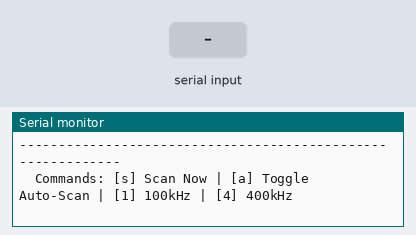
Bench run of a sketch on a simulated Arduino Uno, built with avr-gcc and run on an emulated ATmega328P. Parts: the last lines printed to the serial monitor. Inputs (shaded band) come from the test bench.

Above: at 1.2 s.
1.3 s: "a\n" received over Serial
At 1.6 s:
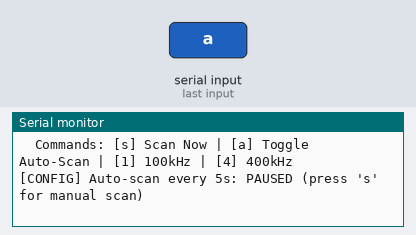
2.8 s: byte 97 ('a') received over Serial
At 4.0 s:
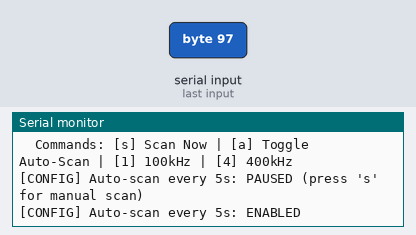
4.3 s: byte 49 ('1') received over Serial
5.8 s: byte 52 ('4') received over Serial
At 6.2 s:
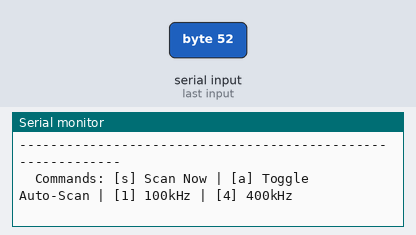
7.3 s: "s\n" received over Serial
Timing chart, 0 to 9.8 s (numbered marks = the images above; inputs shaded):
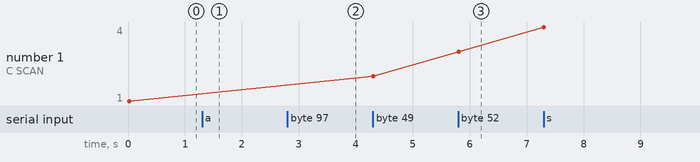

Measured:
- after the input at 1.3 s, the serial monitor: prints a new line at once (image 1)
- after the input at 2.8 s, the serial monitor: prints a new line at once (image 2)
- after the input at 5.8 s, the serial monitor: prints a new line at once (image 3)

The sketch:

i2c_scanner.ino
```cpp
/**
 * @file i2c_scanner.ino
 * @brief CAN-7USAT | Teensy 4.1 I2C Bus Scanner & Sensor Checklist
 *
 * Scans Wire (SDA = Pin 18, SCL = Pin 19) for all 7-bit I2C addresses
 * (0x01 to 0x7E), identifies known CAN-7USAT sensors, and prints a
 * diagnostic checklist of detected vs. missing hardware.
 *
 * Serial Monitor (115200 baud) Commands:
 *   's' or Enter -> Run an immediate I2C scan
 *   'a'          -> Toggle auto-scan every 5 seconds (ON by default)
 *   '1'          -> Set I2C clock to 100 kHz (Standard Mode)
 *   '4'          -> Set I2C clock to 400 kHz (Fast Mode)
 */

#include <Arduino.h>
#include <Wire.h>

static bool autoScan = true;
static uint32_t lastScanMs = 0;
static uint32_t currentClockHz = 100000;
static uint32_t scanCount = 0;

// Helper to identify known CAN-7USAT I2C addresses
const char* identifyDevice(uint8_t address) {
    switch (address) {
        case 0x28: return "Adafruit BNO055 9-DOF IMU (Primary ADR=LOW)";
        case 0x29: return "Adafruit BNO055 9-DOF IMU (Alt ADR=HIGH)";
        case 0x42: return "u-blox NEO-M9N GNSS (DDC/I2C UBX)";
        case 0x62: return "Sensirion SCD40 / SCD41 CO2 Sensor";
        case 0x76: return "MS5611 Barometer (CSB=HIGH)";
        case 0x77: return "MS5611 Barometer (CSB=LOW)";
        case 0x68: return "MPU6050 / DS3231 RTC / ICM-20948";
        case 0x75: return "BMP280 / BME280 (Alt)";
        default:   return "Unknown I2C Device";
    }
}

void runI2CScan() {
    scanCount++;
    int foundCount = 0;

    bool foundMS5611 = false;
    uint8_t ms5611Addr = 0;
    bool foundBNO055 = false;
    uint8_t bno055Addr = 0;
    bool foundGNSS = false;
    bool foundSCD40 = false;

    Serial.println();
    Serial.println("============================================================");
    Serial.print("  CAN-7USAT I2C SCAN #");
    Serial.print(scanCount);
    Serial.print(" | Bus: Wire (SDA=18, SCL=19) @ ");
    Serial.print(currentClockHz / 1000);
    Serial.println(" kHz");
    Serial.println("============================================================");

    for (uint8_t address = 1; address < 127; address++) {
        Wire.beginTransmission(address);
        uint8_t error = Wire.endTransmission();

        if (error == 0) {
            foundCount++;
            Serial.print("  [FOUND] 0x");
            if (address < 16) Serial.print("0");
            Serial.print(address, HEX);
            Serial.print("  ->  ");
            Serial.println(identifyDevice(address));

            if (address == 0x76 || address == 0x77) {
                foundMS5611 = true;
                ms5611Addr = address;
            }
            if (address == 0x28 || address == 0x29) {
                foundBNO055 = true;
                bno055Addr = address;
            }
            if (address == 0x42) {
                foundGNSS = true;
            }
            if (address == 0x62) {
                foundSCD40 = true;
            }
        } else if (error == 4) {
            Serial.print("  [ERROR] 0x");
            if (address < 16) Serial.print("0");
            Serial.print(address, HEX);
            Serial.println("  ->  Bus error / stuck SDA-SCL line");
        }
    }

    if (foundCount == 0) {
        Serial.println("  [!] NO I2C DEVICES FOUND! Check 3.3V power, GND, SDA (Pin 18), and SCL (Pin 19).");
    } else {
        Serial.print("\n  Total I2C devices responding: ");
        Serial.println(foundCount);
    }

    Serial.println("\n---------------- CAN-7USAT SENSOR CHECKLIST ----------------");
    Serial.print("  1. MS5611 Barometer (0x77/0x76) : ");
    if (foundMS5611) {
        Serial.print("DETECTED (0x");
        Serial.print(ms5611Addr, HEX);
        Serial.println(")");
    } else {
        Serial.println("MISSING");
    }

    Serial.print("  2. BNO055 9-DOF IMU (0x28/0x29) : ");
    if (foundBNO055) {
        Serial.print("DETECTED (0x");
        Serial.print(bno055Addr, HEX);
        Serial.println(")");
    } else {
        Serial.println("MISSING");
    }

    Serial.print("  3. NEO-M9N GNSS     (0x42)      : ");
    Serial.println(foundGNSS ? "DETECTED (0x42)" : "MISSING");

    Serial.print("  4. SCD40 CO2 Sensor (0x62)      : ");
    Serial.println(foundSCD40 ? "DETECTED (0x62)" : "MISSING (Optional)");

    Serial.println("------------------------------------------------------------");
    Serial.println("  Commands: [s] Scan Now | [a] Toggle Auto-Scan | [1] 100kHz | [4] 400kHz");
}

void setup() {
    Serial.begin(115200);
    uint32_t t0 = millis();
    while (!Serial && (millis() - t0 < 3000)) {
        delay(10);
    }

    Wire.begin();
    Wire.setClock(currentClockHz);

    Serial.println("\n============================================================");
    Serial.println("  CAN-7USAT | Teensy 4.1 I2C Scanner Initialized");
    Serial.println("============================================================");

    runI2CScan();
    lastScanMs = millis();
}

void loop() {
    if (Serial.available() > 0) {
        char c = Serial.read();
        if (c == 's' || c == 'S' || c == '\n' || c == '\r') {
            if (c == 's' || c == 'S') {
                runI2CScan();
                lastScanMs = millis();
            }
        } else if (c == 'a' || c == 'A') {
            autoScan = !autoScan;
            Serial.print("\n[CONFIG] Auto-scan every 5s: ");
            Serial.println(autoScan ? "ENABLED" : "PAUSED (press 's' for manual scan)");
        } else if (c == '1') {
            currentClockHz = 100000;
            Wire.setClock(currentClockHz);
            Serial.println("\n[CONFIG] I2C Clock set to 100 kHz (Standard Mode)");
            runI2CScan();
            lastScanMs = millis();
        } else if (c == '4') {
            currentClockHz = 400000;
            Wire.setClock(currentClockHz);
            Serial.println("\n[CONFIG] I2C Clock set to 400 kHz (Fast Mode)");
            runI2CScan();
            lastScanMs = millis();
        }
    }

    if (autoScan && (millis() - lastScanMs >= 5000UL)) {
        lastScanMs = millis();
        runI2CScan();
    }
}
```
